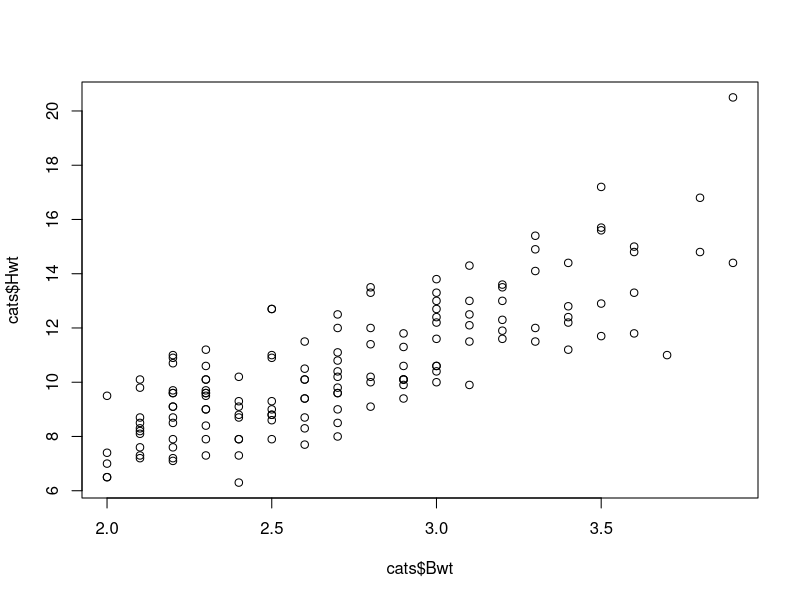
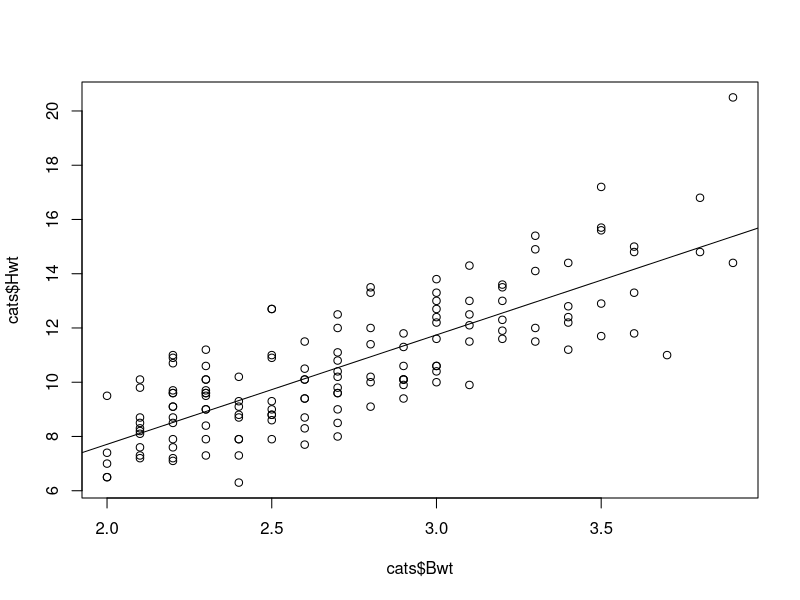
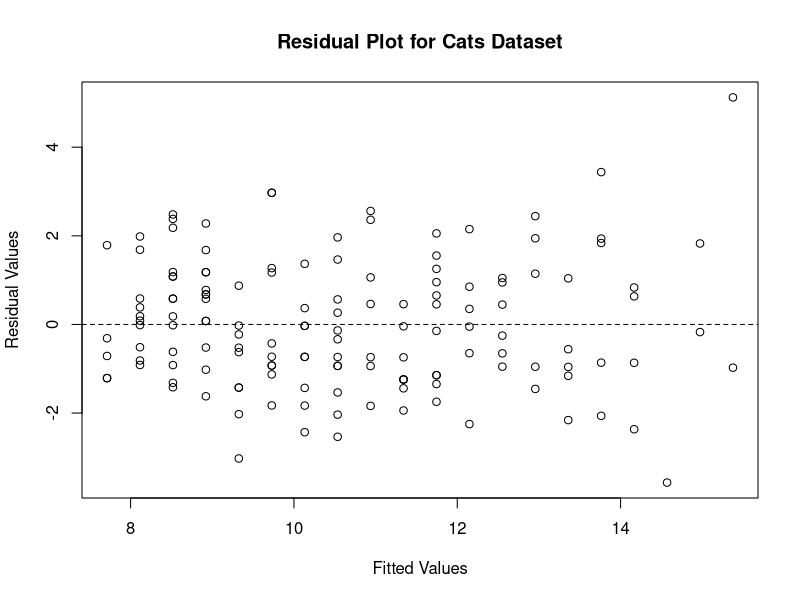
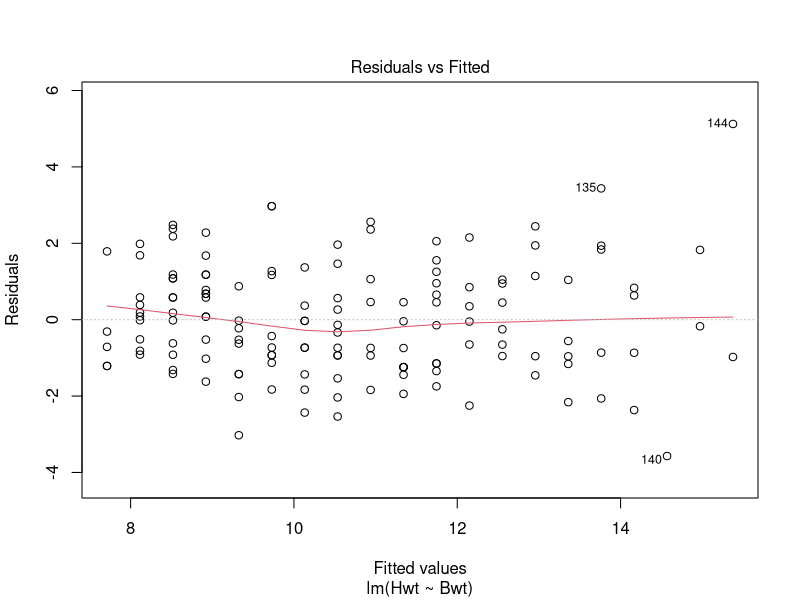
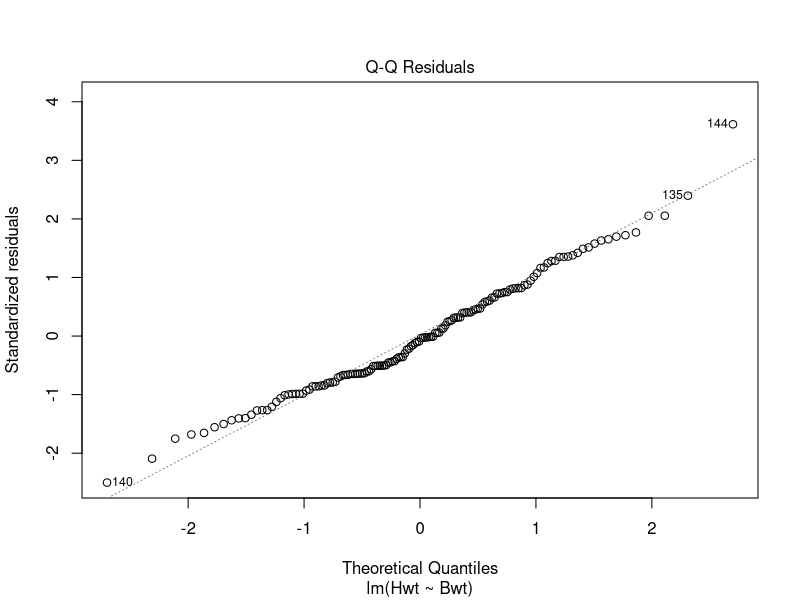
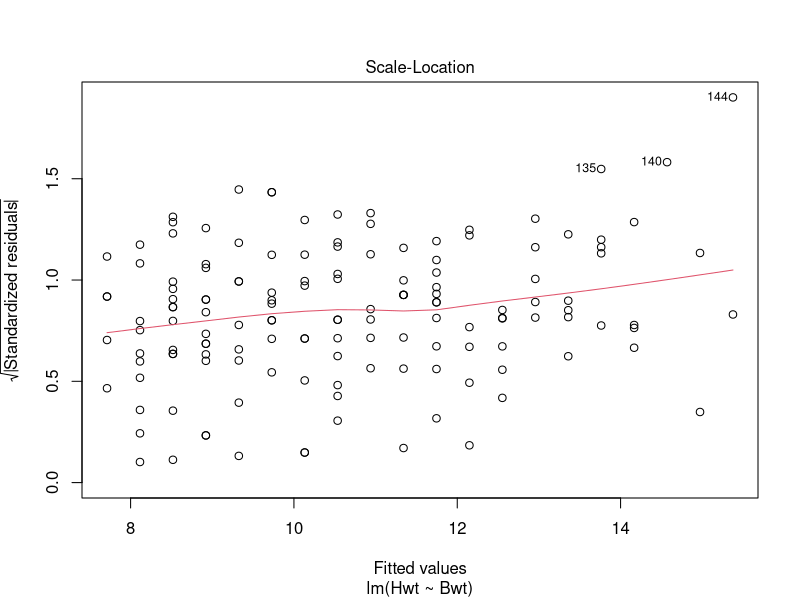
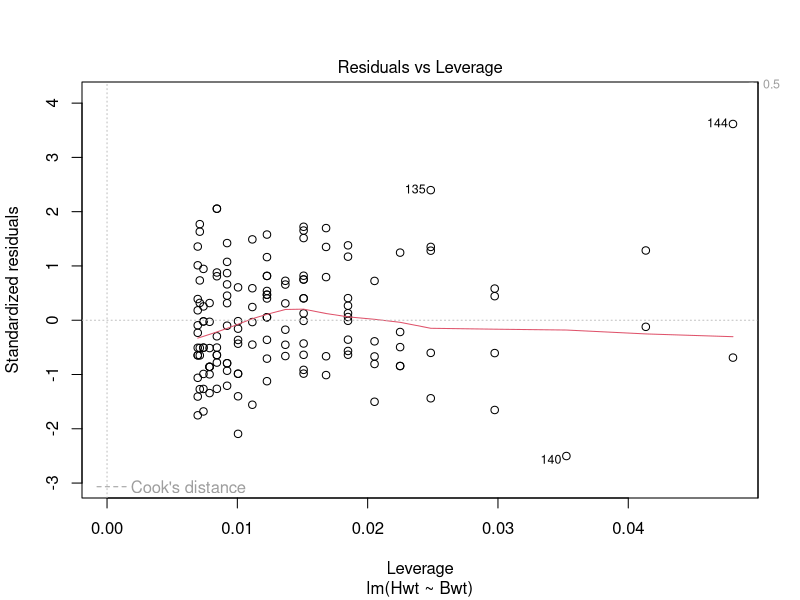
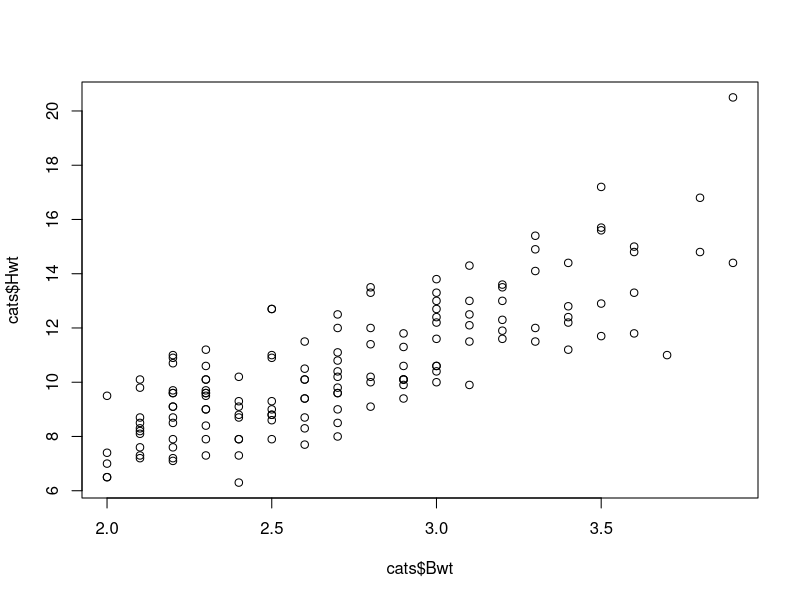

R code for these plots, in order: (Note: this script raises an error after producing the figures.)
library(MASS)

#Load the cats dataset from the MASS library. This dataset includes the body and heart weights of both male and female adult domestic cats.
data(cats)

#1. Create a scatterplot of heart weight versus body weight. From this plot alone, do you think simple linear regression would be a good fit for the data? Why?
plot(cats$Bwt, cats$Hwt )
#I think a linear regression would be a good fit for this data, because it seems like there is a consistent, linear relationship between weight and height. 

#2. Regress heart weight onto body weight. For this model:
model = lm(Hwt ~ Bwt, data = cats)
summary(model)

#a. Write out the regression equation.
# heart_weight = -.3597 + body_weight*4.034

#b. Interpret the meaning of the coefficients in context of the problem.
#The intercept means that a cat weighing nothing would have a negative sized heart. This doesn't make much sense.
#The beta1 intercept indicates that for every pound that the cat gains, its heart size would grow by 4.034 ounces (assuming ounces, could be grams?)

#c. Are the coefficients significant? How can you tell?
#The beta1 coefficient is significant, as its t-value is below the minimum possible t-value that R can calculate. The intercept is not significant.

#d. Is the overall regression significant? How can you tell? How does the answer to part c. relate?
#The overall regression is significant, because the f-stat has a tiny p-value. It is the square of the beta on the weight variable in the mdoel. 

#e. Find and interpret the RSE.
#The RSE is 1.452, which is how much the residuals deviate around the regression line, which means that the predictions are off by 1.452 ounces, on average.

#f. Find and interpret the coefficient of determination.
#The coefficient of determination is .65, meaning 65% of the variabiliy in heart weight is explained by the model.

#3. Add the regression line to your plot from part 1.
plot(cats$Bwt, cats$Hwt)
abline(model)

#4. Add a visualization of the residuals to your plot from part 3. Do any of the residuals seem abnormally large?
plot(model$fitted, model$residuals,
     xlab = "Fitted Values", ylab = "Residual Values",
     main = "Residual Plot for Cats Dataset")
abline(h = 0, lty = 2)
#The values towards the right side of the data set seem fairly large.


#5. Construct 95% confidence intervals for the model coefficients. Interpret the intervals in context of the problem.
confint(model)

#2.5 %   97.5 %
#(Intercept) -1.725163 1.011838
#Bwt          3.539343 4.528782

#The confidence interval around the intercept beta means that we are 95% confident that a cat that weighs nothing will have a heart size between -1.72 ozs and 1.01 ozs. Since a cat that weighs nothing will have a heart that also weighs nothing (because the cat does not exist), this makes sense in the context of our data.
#The confidence interval on bwt indicates that we are 95% confident that every pound that a cat increases in weight results in an increase in 3.5 to 4.5 ozs in heart weight.

#6. Assess each of the assumptions of the model.
plot(model)

#Linearity: From the graph, there is clearly a linear relationship.
#Normality of residuals: It does appear that the residuals are normally distributed.
#Constant Variance: They vary randomly throughout the dataset.
#Independent Events: THere appears to be no relationship between the data points.

#7. Redraw the scatterplot and regression line from part 3 and add both confidence and prediction bands.
newdata = data.frame(Bwt = 2:4)
plot(cats$Bwt, cats$Hwt)
conf.band = predict(model, newdata, interval = "confidence")
pred.band = predict(model, newdata, interval = "prediction")
conf.band = predict(model, newdata, interval = "confidence")

lines(cats$Hwt, conf.band[, 2], col = "blue") #Plotting the lower confidence band.
lines(cats$Hwt, conf.band[, 3], col = "blue") #Plotting the upper confidence band.

#8. Construct confidence and prediction intervals for body weights of 2.8 kg, 5 kg, and 10 kg. Do you foresee any issues with reporting any of these intervals?

#Question #2: Considering Transformations
#1. Create a Box-Cox plot for transforming the catsregression you created in question 1 above.
bc = boxcox(model)

#2. Determine the best value of lambda for a Box-Cox transformation on the cats regression. (Hint: Try to balance interpretability and accuracy; when taking this perspective, there isn’t really a completely “correct” answer.)
lambda = bc$x[which(bc$y == max(bc$y))] 

#3. Transform your data based on your answer to part 2.
bc_new = (cats$Hwt^lambda - 1)/lambda

#4. Construct a new regression now using the transformed data.
new_model = lm(bc_new ~ cats$Bwt)

#5. Create a scatterplot of the transformed data and overlay the new regression line.
plot(bc_new, cats$Bwt)

#6. Inspect the summary information and validate the assumptions of the linear regression model. Is there anything to be concerned about in the new model?
plot(new_model)

#7. Compare the models you created:
summary(model)
summary(new_model)
#  a. Give one reason why you might use the original model instead of the Box-Cox transformed model.
#The adjusted R-squared is lower in the new model, thus more of the variance is unexplained.

#b. Give one reason why you might use the Box-Cox transformed model instead of the original model.
#Normality is reduced so the regression is less biased.

#8. Attempt to apply a Box-Cox transformation on the model on which you already applied a Box-Cox transformation. What happens?
boxcox(new_model)
#One falls within the confidence interval, meaning we can't reject doing nothing to the adjust the data.